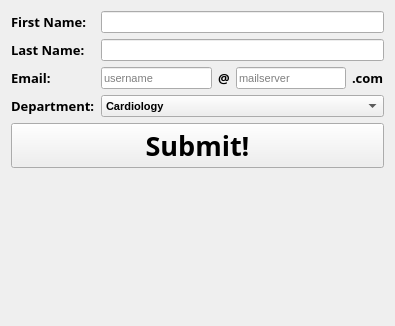
          <widget class="QWidget" name="page_5">
           <property name="geometry">
            <rect>
             <x>0</x>
             <y>0</y>
             <width>395</width>
             <height>326</height>
            </rect>
           </property>
           <attribute name="label">
            <string>New Doctor</string>
           </attribute>
           <layout class="QFormLayout" name="formLayout_11">
            <item row="0" column="0">
             <widget class="QLabel" name="label_60">
              <property name="font">
               <font>
                <family>MV Boli</family>
                <pointsize>10</pointsize>
                <weight>75</weight>
                <bold>true</bold>
               </font>
              </property>
              <property name="text">
               <string>First Name:</string>
              </property>
             </widget>
            </item>
            <item row="0" column="1">
             <widget class="QLineEdit" name="adminNewDoctorFName">
              <property name="font">
               <font>
                <family>MS Shell Dlg 2</family>
                <pointsize>8</pointsize>
                <weight>50</weight>
                <bold>false</bold>
               </font>
              </property>
             </widget>
            </item>
            <item row="1" column="0">
             <widget class="QLabel" name="label_61">
              <property name="font">
               <font>
                <family>MV Boli</family>
                <pointsize>10</pointsize>
                <weight>75</weight>
                <bold>true</bold>
               </font>
              </property>
              <property name="text">
               <string>Last Name:</string>
              </property>
             </widget>
            </item>
            <item row="1" column="1">
             <widget class="QLineEdit" name="adminNewDoctorLName">
              <property name="font">
               <font>
                <family>MS Shell Dlg 2</family>
                <pointsize>8</pointsize>
                <weight>50</weight>
                <bold>false</bold>
               </font>
              </property>
             </widget>
            </item>
            <item row="2" column="0">
             <widget class="QLabel" name="label_59">
              <property name="font">
               <font>
                <family>MV Boli</family>
                <pointsize>10</pointsize>
                <weight>75</weight>
                <bold>true</bold>
               </font>
              </property>
              <property name="text">
               <string>Email:</string>
              </property>
             </widget>
            </item>
            <item row="2" column="1">
             <layout class="QHBoxLayout" name="horizontalLayout_11">
              <item>
               <widget class="QLineEdit" name="adminNewDoctorEmailName">
                <property name="font">
                 <font>
                  <family>MS Shell Dlg 2</family>
                  <pointsize>8</pointsize>
                  <weight>50</weight>
                  <bold>false</bold>
                 </font>
                </property>
                <property name="maxLength">
                 <number>64</number>
                </property>
                <property name="placeholderText">
                 <string>username</string>
                </property>
               </widget>
              </item>
              <item>
               <widget class="QLabel" name="label_57">
                <property name="font">
                 <font>
                  <family>MV Boli</family>
                  <pointsize>10</pointsize>
                  <weight>75</weight>
                  <bold>true</bold>
                 </font>
                </property>
                <property name="text">
                 <string>@</string>
                </property>
               </widget>
              </item>
              <item>
               <widget class="QLineEdit" name="adminNewDoctorEmailServer">
                <property name="font">
                 <font>
                  <family>MS Shell Dlg 2</family>
                  <pointsize>8</pointsize>
                  <weight>50</weight>
                  <bold>false</bold>
                 </font>
                </property>
                <property name="maxLength">
                 <number>32</number>
                </property>
                <property name="placeholderText">
                 <string>mailserver</string>
                </property>
               </widget>
              </item>
              <item>
               <widget class="QLabel" name="label_58">
                <property name="font">
                 <font>
                  <family>MV Boli</family>
                  <pointsize>10</pointsize>
                  <weight>75</weight>
                  <bold>true</bold>
                 </font>
                </property>
                <property name="text">
                 <string>.com</string>
                </property>
               </widget>
              </item>
             </layout>
            </item>
            <item row="3" column="0">
             <widget class="QLabel" name="label_62">
              <property name="font">
               <font>
                <family>MV Boli</family>
                <pointsize>10</pointsize>
                <weight>75</weight>
                <bold>true</bold>
               </font>
              </property>
              <property name="text">
               <string>Department:</string>
              </property>
             </widget>
            </item>
            <item row="3" column="1">
             <widget class="QComboBox" name="adminNewDoctorDepartment">
              <property name="sizePolicy">
               <sizepolicy hsizetype="Preferred" vsizetype="Fixed">
                <horstretch>0</horstretch>
                <verstretch>0</verstretch>
               </sizepolicy>
              </property>
              <property name="maximumSize">
               <size>
                <width>16777215</width>
                <height>16777215</height>
               </size>
              </property>
              <property name="font">
               <font>
                <family>MS Shell Dlg 2</family>
                <pointsize>8</pointsize>
                <weight>75</weight>
                <bold>true</bold>
               </font>
              </property>
              <item>
               <property name="text">
                <string>Cardiology</string>
               </property>
              </item>
              <item>
               <property name="text">
                <string>Gastroenterology</string>
               </property>
              </item>
              <item>
               <property name="text">
                <string>Gynecology</string>
               </property>
              </item>
              <item>
               <property name="text">
                <string>Haematology</string>
               </property>
              </item>
              <item>
               <property name="text">
                <string>Nephrology</string>
               </property>
              </item>
              <item>
               <property name="text">
                <string>Neurology</string>
               </property>
              </item>
              <item>
               <property name="text">
                <string>Oncology</string>
               </property>
              </item>
              <item>
               <property name="text">
                <string>Orthopaedics</string>
               </property>
              </item>
              <item>
               <property name="text">
                <string>Otolaryngology</string>
               </property>
              </item>
              <item>
               <property name="text">
                <string>Physiotherapy</string>
               </property>
              </item>
              <item>
               <property name="text">
                <string>Urology</string>
               </property>
              </item>
             </widget>
            </item>
            <item row="4" column="0" colspan="2">
             <widget class="QPushButton" name="adminNewDoctorSubmit">
              <property name="font">
               <font>
                <family>Impact</family>
                <pointsize>20</pointsize>
                <weight>75</weight>
                <bold>true</bold>
               </font>
              </property>
              <property name="text">
               <string>Submit!</string>
              </property>
             </widget>
            </item>
           </layout>
          </widget>
